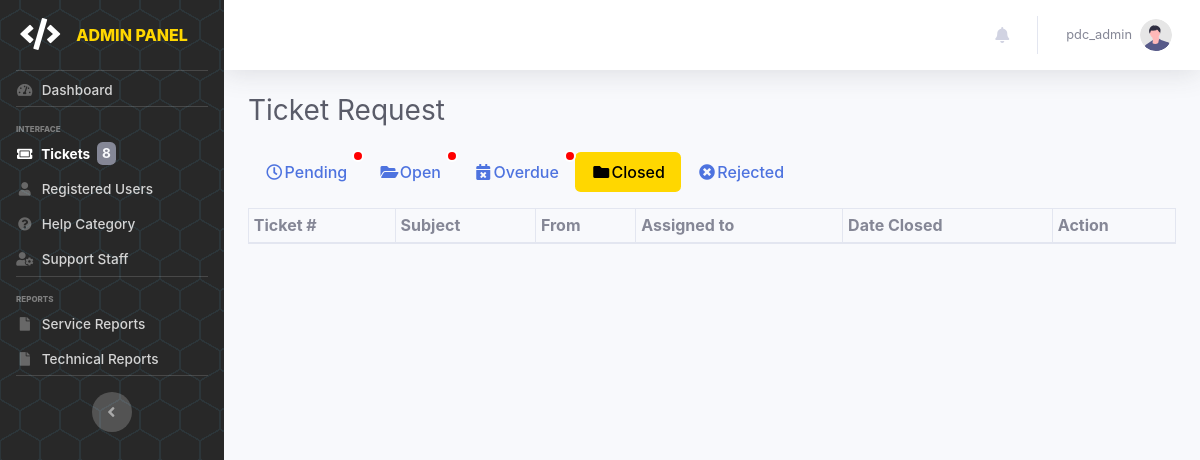
Page /pages/admin/ticket?tab=closed (signed in) on the earlier database version.
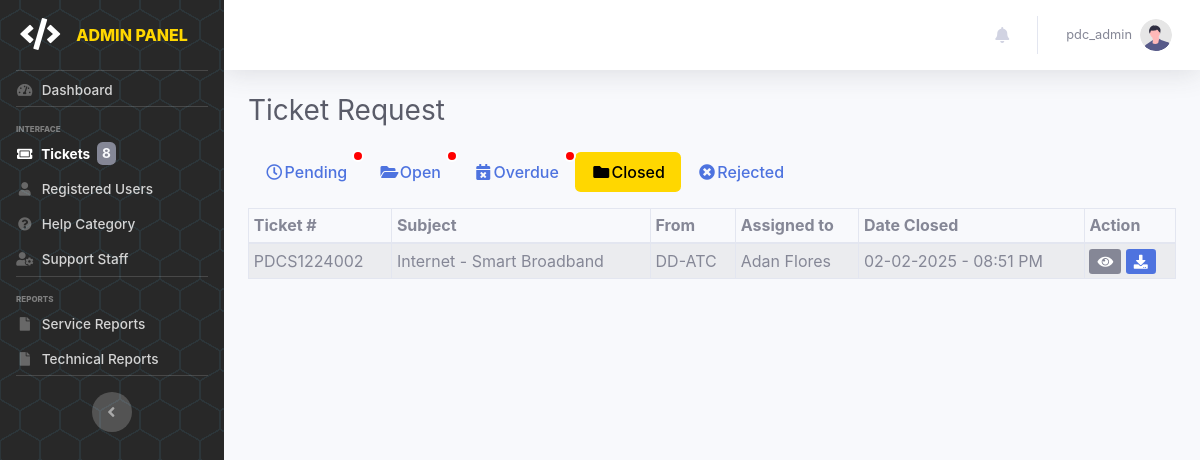
Same page on the later database version.
### tables this page shows
CREATE TABLE `tbl_tickets` (
  `id` int(100) NOT NULL,
  `ticket_num` varchar(1000) NOT NULL,
  `outlet` varchar(1000) NOT NULL,
  `reported_by` varchar(100) NOT NULL,
  `designation` enum('1','2') NOT NULL,
  `topiccateg` varchar(1000) NOT NULL,
  `topicitem` varchar(1000) NOT NULL,
  `img_name` varchar(1000) NOT NULL,
  `file_path` varchar(1000) NOT NULL,
  `description` varchar(5000) NOT NULL,
  `priority_type` varchar(100) DEFAULT NULL,
  `concern_type` enum('Issue','Request') DEFAULT NULL,
  `status` enum('1','2','3','4','5') NOT NULL DEFAULT '2',
  `remark` varchar(1000) NOT NULL,
  `sched_start` date DEFAULT NULL,
  `sched_end` date DEFAULT NULL,
  `assigned` varchar(1000) NOT NULL,
  `msg_ses` varchar(5000) NOT NULL DEFAULT '0',
  `rprt` enum('0','1') NOT NULL DEFAULT '0',
  `date_posted` datetime(6) NOT NULL DEFAULT current_timestamp(6),
  `date_modified` datetime(6) DEFAULT current_timestamp(6),
  `date_closed` datetime DEFAULT NULL
);

CREATE TABLE `tbl_itemcategory` (
  `id` int(100) NOT NULL,
  `name` varchar(100) NOT NULL,
  `img_name` varchar(1000) NOT NULL,
  `img_path` varchar(1000) NOT NULL,
  `status` enum('1','0') NOT NULL DEFAULT '1',
  `designation` enum('1','2') NOT NULL
);

CREATE TABLE `tbl_itemlist` (
  `id` int(100) NOT NULL,
  `name` varchar(100) NOT NULL,
  `status` enum('0','1') NOT NULL DEFAULT '1',
  `category` varchar(100) NOT NULL
);

CREATE TABLE `tbl_useraccounts` (
  `id` int(11) NOT NULL,
  `name` varchar(100) NOT NULL,
  `username` varchar(100) NOT NULL,
  `password` varchar(255) NOT NULL,
  `role` enum('admin','it-admin','maintenance-admin','office','outlet','it','maintenance') NOT NULL,
  `status` enum('Active','Inactive') NOT NULL DEFAULT 'Active',
  `created` datetime(6) DEFAULT current_timestamp(6),
  `updated` datetime(6) DEFAULT current_timestamp(6) ON UPDATE current_timestamp(6)
);

### pages/admin/admin.ticket-qry.php (called while the page is built, shortened)
<?php
$all_tickets = mysqli_query($conn, "SELECT t.*, t.status AS ticket_status, u.name AS outlet_name, c.name AS categ_name, l.name AS item_name, a.name AS staff_name
        FROM tbl_tickets t
        LEFT JOIN tbl_useraccounts u ON t.outlet = u.id
        LEFT JOIN tbl_itemcategory c ON t.topiccateg = c.id
        LEFT JOIN tbl_itemlist l ON t.topicitem = l.id
        LEFT JOIN tbl_useraccounts a ON t.assigned = a.id
        ORDER BY t.date_posted DESC");
$pending_tickets = [];
$open_tickets = [];
$closed_tickets = [];
$rejected_tickets = [];
while ($rows = mysqli_fetch_array($all_tickets)) {
    if ($rows['ticket_status'] == '2') {
        $pending_tickets[] = $rows;
    } elseif ($rows['ticket_status'] == '1' || $rows['ticket_status'] == '4') {
        $open_tickets[] = $rows;
    } elseif ($rows['ticket_status'] == '3') {
        $rejected_tickets[] = $rows;
    } elseif ($rows['ticket_status'] == '5') {
        $closed_tickets[] = $rows;
    }
}
?>

### pages/admin/admin.ticket.php (the view, shortened to what the changed rows need)
<?php
    include('admin.header.php');
    include('admin.ticket-qry.php')
?>
    <div class="container-fluid">
        <div class="d-sm-flex align-items-center justify-content-between mb-4">
            <h1 class="h3 mb-0 text-gray-800">Ticket Request</h1>
        </div>
        <div class="tab-content" id="ex-with-icons-content">
            <div class="tab-pane fade" id="ex-with-icons-tabs-4" role="tabpanel" aria-labelledby="ex-with-icons-tab-4">
                <div class="table-responsive">
                    <table class="table table-bordered table-striped table-sm w-100" id="closetck_tbl">
                        <thead>
                            <tr>
                                <th>Ticket #</th>
                                <th>Subject</th>
                                <th>From</th>
                                <th>Assigned to</th>
                                <th>Date Closed</th>
                                <th>Action</th>
                            </tr>
                        </thead>
                        <tbody>
                            <?php
                                foreach ($closed_tickets as $rows) {
                                    $modDT = new DateTime($rows["date_closed"]);
                            ?>
                            <tr>
                                <td><?php echo $rows['ticket_num']; ?></td>
                                <td><?php echo $rows['categ_name'] . ' - ' . $rows['item_name']; ?></td>
                                <td><?php echo $rows['outlet_name']; ?></td>
                                <td><?php echo $rows['staff_name']; ?></td>
                                <td><?php echo $modDT->format('m-d-Y - h:i A'); ?></td>
                                <td>
                                    <a href="view-ticket?id=<?php echo $rows['ticket_num']; ?>" class="btn-sm btn-secondary" title="View Report"><i class="fas fa-eye"></i></a>
                                    <?php if ($rows['rprt'] == 1) { ?>
                                        <a href="generate-pdf?id=<?php echo $rows['ticket_num']; ?>" class="btn-sm btn-primary" title="Download Report"><i class="fas fa-download"></i></a>
                                    <?php } elseif($rows['rprt'] == 0) { ?>
                                        <a href="edit-report?id=<?php echo $rows['ticket_num']; ?>" class="btn-sm btn-success" title="Edit Report"><i class="fas fa-file-signature"></i></a>
                                    <?php } ?>
                                </td>
                            </tr>
                            <?php } ?>
                        </tbody>
                    </table>
                </div>
            </div>
        </div>
    </div>
<?php include('admin.footer.php'); ?>

Differences in the rows shown:
now on this page (row edited): tbl_tickets: ticket_num "PDCS1224002", tbl_itemcategory.name "Internet", tbl_itemlist.name "Smart Broadband", tbl_useraccounts.name "DD-ATC", tbl_useraccounts.name "Adan Flores", date_closed "02-02-2025 - 08:51 PM"
